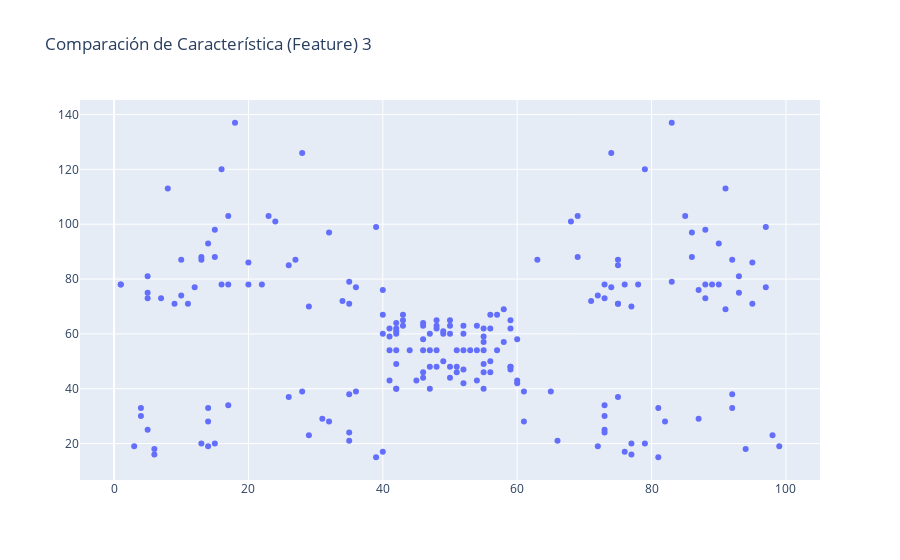

Notebook code for this chart:
### Code cell
trace3 = go.Scatter(
    x = data.Spending_Score,
    y = data.Annual_income,
    mode = 'markers',
    xaxis = 'x3',
    yaxis = 'y3',
    name = "Annual Income"

)

data1 = [trace3]

layout = dict(title = 'Comparación de Característica (Feature) 3',
             xaxis = dict(title = 'Spending Score', ticklen = 5, zeroline = False),
             yaxis = dict(title = 'Annual Income', ticklen = 5, zeroline = False),
             )

iplot(go.Figure(data = data1, layout = layout))

### Figure 1 — Plotly figure (JSON) as saved in the notebook; plotly's stock layout.template omitted (floating-point values rounded to 4 significant figures; data arrays with more than 128 entries replaced by an {"elided": "..."} marker saying what was removed)
{"data": [{"mode": "markers", "name": "Annual Income", "type": "scatter", "x": {"elided": "200 int values"}, "xaxis": "x3", "y": {"elided": "200 int values"}, "yaxis": "y3"}], "layout": {"title": {"text": "Comparación de Característica (Feature) 3"}, "xaxis": {"ticklen": 5, "title": {"text": "Spending Score"}, "zeroline": false}, "yaxis": {"ticklen": 5, "title": {"text": "Annual Income"}, "zeroline": false}}}
